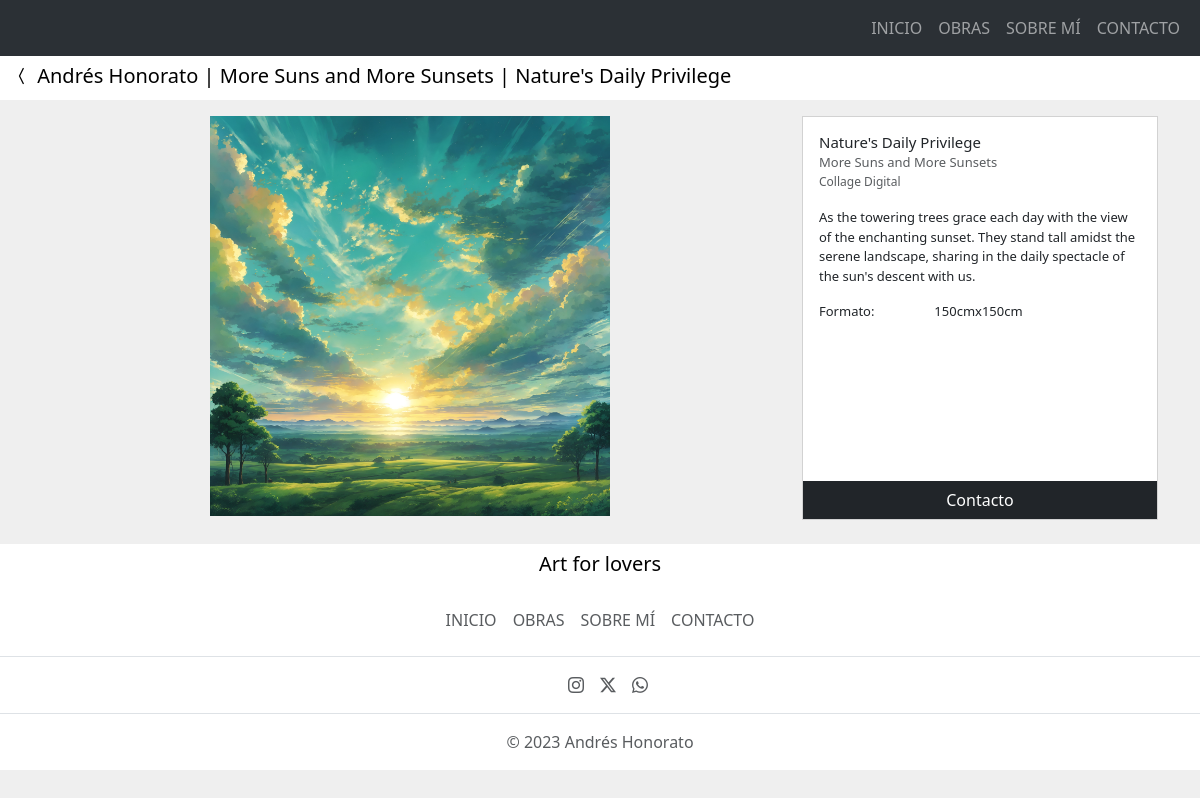
/cuadro/17/, run on the app's committed database.
### home/models.py (models this page shows, shortened)
class Cuadro(models.Model):
    nombre = models.CharField(max_length=200)
    autor = models.CharField(default="Andrés Honorato", max_length=200)
    coleccion = models.ForeignKey(
        Coleccion, on_delete=models.CASCADE, related_name='coleccionX', blank=True, null=True)
    tecnica = models.ForeignKey(
        Tecnica, on_delete=models.CASCADE, related_name='tecnicaX', blank=True, null=True)
    coleccion4 = models.CharField(max_length=200)
    tecnica4 = models.CharField(max_length=200)
    descripcion = models.TextField(blank=True)
    fecha = models.DateField()
    colores = models.CharField(max_length=200, blank=True)
    cantidad_inicial = models.PositiveIntegerField(blank=True, null=True)
    cantidad_vendida = models.PositiveIntegerField(blank=True, null=True)
    dimension1 = models.CharField(max_length=100, blank=True)
    dimension2 = models.CharField(max_length=100, blank=True)
    dimension3 = models.CharField(max_length=100, blank=True)
    marco1 = models.PositiveIntegerField(blank=True, null=True)
    marco2 = models.PositiveIntegerField(blank=True, null=True)
    marco3 = models.PositiveIntegerField(blank=True, null=True)
    precio1 = models.PositiveIntegerField(blank=True, null=True)
    precio2 = models.PositiveIntegerField(blank=True, null=True)
    precio3 = models.PositiveIntegerField(blank=True, null=True)
    descuento = models.PositiveIntegerField(blank=True, null=True)
    envio1 = models.PositiveIntegerField(blank=True, null=True)
    envio2 = models.PositiveIntegerField(blank=True, null=True)
    envio3 = models.PositiveIntegerField(blank=True, null=True)
    imagen1 = models.ImageField(upload_to='cuadros', validators=[
                                FileExtensionValidator(['png', 'jpg', 'jpeg'])])
    imagen2 = models.ImageField(upload_to='cuadros', validators=[
                                FileExtensionValidator(['png', 'jpg', 'jpeg'])], blank=True)
    imagen3 = models.ImageField(upload_to='cuadros', validators=[
                                FileExtensionValidator(['png', 'jpg', 'jpeg'])], blank=True)
    imagen4 = models.ImageField(upload_to='cuadros', validators=[
                                FileExtensionValidator(['png', 'jpg', 'jpeg'])], blank=True)
    creado = models.DateTimeField(auto_now_add=True)
    actulizado = models.DateTimeField(auto_now=True)

class Coleccion(models.Model):
    nombre = models.CharField(max_length=200)
    descripcion = models.TextField(blank=True)
    fecha = models.DateField()
    creado = models.DateTimeField(auto_now_add=True)
    actulizado = models.DateTimeField(auto_now=True)
    def __str__(self):
        return f"{self.nombre}"

class Tecnica(models.Model):
    nombre = models.CharField(max_length=200)
    descripcion = models.TextField(blank=True)
    fecha = models.DateField()
    creado = models.DateTimeField(auto_now_add=True)
    actulizado = models.DateTimeField(auto_now=True)
    def __str__(self):
        return f"{self.nombre}"

### home/views.py (the view)
# urls.py: path('cuadro/<id>/', cuadro_detail_view, name='cuadro-view'),
def cuadro_detail_view(request, id):
    cuadro = Cuadro.objects.get(id=id)
    cuadro_imagenes = []
    lista_prueba = [cuadro.imagen1, cuadro.imagen2,
                    cuadro.imagen3, cuadro.imagen4]
    for imagen in lista_prueba:
        if imagen:
            cuadro_imagenes.append(imagen)
    context = {
        'cuadro': cuadro,
        'cuadro_imagenes': cuadro_imagenes,
    }
    return render(request, 'home/cuadro.html', context)

### home/templates/home/cuadro.html (shortened to what this page needs)
{% extends 'base.html' %}
{% load static %}
{% block content %}
<nav class="navbar navbar-expand-lg bg-body pb-1 pt-2">
  <div class="container-fluid">
    <a class="navbar-brand" href="{{ request.META.HTTP_REFERER }}"><i class="bi bi-chevron-compact-left"></i>{{galeria}}
      Andrés Honorato | {{cuadro.coleccion}} | {{cuadro.nombre}}</a>
  </div>
</nav>
<div class="container mt-3">
  <div class="row">
    <div class="col-md-8 mb-1 d-flex justify-content-center align-items-center img-container">
      <div id="carousel-{{ cuadro.id }}" class="carousel slide">
        <div class="carousel-inner">
          {% if cuadro.imagen1 %}
          <div class="carousel-item active">
            <img src="{{ cuadro.imagen1.url }}" class="d-block w-100" alt="{{ cuadro.nombre }}">
          </div>
          {% endif %}
        </div>
      </div>
    </div>
    <div class="col-md-4 d-flex justify-content-center align-items-center" style="font-size: 13px;border-radius: 0;">
      <div class="card h-100" style="border-radius: 0;">
        <div class="card-body">
          <h6 class="card-title mb-2" style="font-size: 15px;">{{ cuadro.nombre }}</h6>
          <a class="card-subtitle text-muted mb-2" href="{% url 'home:galerias-view' %}?galeria={{ cuadro.coleccion }}"
            style="text-decoration: none;">
            <h6 class="card-subtitle text-muted mb-2" style="font-size: 13px;">{{ cuadro.coleccion }}</h6>
          </a>
          <a class="card-subtitle text-muted mb-2" href="{% url 'home:galerias-view' %}?galeria={{ cuadro.tecnica }}"
            style="text-decoration: none;">
            <h6 class="card-subtitle text-muted" style="font-size: 12px;">{{ cuadro.tecnica }}</h6>
          </a>
          <br>
          <p class="card-text">{{ cuadro.descripcion }}</p>
          {% if cuadro.dimension1 %}
          <div class="row">
            <div class="col-4">
              <p class="card-text">{% if cuadro.dimension2 or cuadro.dimension3 %} Formatos:
                {% else %} Formato:{% endif %}</p>
            </div>
            <div class="col-8">
              <ul class="list-unstyled">
                {% if cuadro.dimension1 %}
                <li>{{ cuadro.dimension1 }}</li>
                {% endif %}
              </ul>
            </div>
          </div>
          {% endif %}
        </div>
        <a href="{% url 'home:contacto-view' %}" class="btn btn-dark" style="border-radius: 0;">Contacto</a>
      </div>
    </div>
  </div>
</div>
<br>
<nav class="navbar navbar-expand-lg bg-body py-0">
  <div class="container-fluid">
    <a class="navbar-brand mx-auto">Art for lovers</a>
  </div>
</nav>
{% endblock content %}

### templates/base.html (shortened to what this page needs)
{% load static %}
<!doctype html>
<html lang="en">
<head>
  <link href="https://cdn.jsdelivr.net/npm/bootstrap@5.3.2/dist/css/bootstrap.min.css" rel="stylesheet"
>
  <link rel="stylesheet" href="https://cdn.jsdelivr.net/npm/bootstrap-icons@1.11.1/font/bootstrap-icons.css">
  <link rel="stylesheet" href="{% static 'style.css' %}">
  <link rel="stylesheet" href="{% static 'carousel_swiperJS/swiper-bundle.min.css' %}" />
  <link rel="stylesheet" href="{% static 'carousel_swiperJS/styles-swiper.css' %}" />
</head>
<body>
  {% include 'navbar.html' %}
  <div class="container-fluid text-dark px-0">
    {% block content %}
    {% endblock content %}
  </div>
  <footer class="py-3 my-0 bg-body">
    <ul class="nav justify-content-center border-bottom pb-3 mb-3">
      <li class="nav-item"><a href="{% url 'home:home-view' %}" class="nav-link px-2 text-muted">INICIO</a></li>
      <li class="nav-item"><a href="{% url 'home:obras-view' %}" class="nav-link px-2 text-muted">OBRAS</a></li>
      <li class="nav-item"><a href="{% url 'home:sobre_mi-view' %}" class="nav-link px-2 text-muted">SOBRE MÍ</a></li>
      <li class="nav-item"><a href="{% url 'home:contacto-view' %}" class="nav-link px-2 text-muted">CONTACTO</a></li>
    </ul>
    <ul class="nav justify-content-center border-bottom pb-3 mb-3">
      <li class="ms-3"><a class="text-muted" href="#"><i class="bi bi-instagram"></i></a></li>
      <li class="ms-3"><a class="text-muted" href="#"><i class="bi bi-twitter-x"></i></a></li>
      <li class="ms-3"><a class="text-muted" href="#"><i class="bi bi-whatsapp"></i></a></li>
    </ul>
    <div class="container text-center text-muted">© 2023 Andrés Honorato</div>
  </footer>
</body>
</html>

### templates/navbar.html (shortened to what this page needs)
<nav class="navbar fixed-top navbar-expand-lg bg-body-tertiary" data-bs-theme="dark">
  <div class="container-fluid">
    <div class="collapse navbar-collapse" id="navbarNavDropdown">
      <ul class="navbar-nav ms-auto">
        <li class="nav-item">
          <a class="nav-link {% if request.resolver_match.url_name == 'home-view' %} active {% endif %}"
            href="{% url 'home:home-view' %}">INICIO</a>
        </li>
        <li class="nav-item">
          <a class="nav-link {% if request.resolver_match.url_name == 'obras-view' %} active {% endif %}"
            href="{% url 'home:obras-view' %}">OBRAS</a>
        </li>
        <li class="nav-item">
          <a class="nav-link {% if request.resolver_match.url_name == 'sobre_mi-view' %} active {% endif %}"
            href="{% url 'home:sobre_mi-view' %}">SOBRE MÍ</a>
        </li>
        <li class="nav-item">
          <a class="nav-link {% if request.resolver_match.url_name == 'contacto-view' %} active {% endif %}"
            href="{% url 'home:contacto-view' %}">CONTACTO</a>
        </li>
      </ul>
    </div>
  </div>
</nav>
<br>
<br>

### static/style.css (style rules this page uses)
html body { background-color: #efefef; }
.carousel-item img { height: 200px; width: 100%; object-fit: cover; }
.img-container img { max-width: 100%; max-height: 400px; width: auto; height: auto; display: block; margin: 0 auto; }

### data on the page
Cuadro: coleccion "More Suns and More Sunsets", nombre "Nature's Daily Privilege", imagen1 (picture), tecnica "Collage Digital", descripcion "As the towering trees grace each day with the view of the enchanting sunset. They stand tall amidst the serene landscape, sharing in the daily spectacle of the sun's descent with us.", dimension1 "150cmx150cm"
